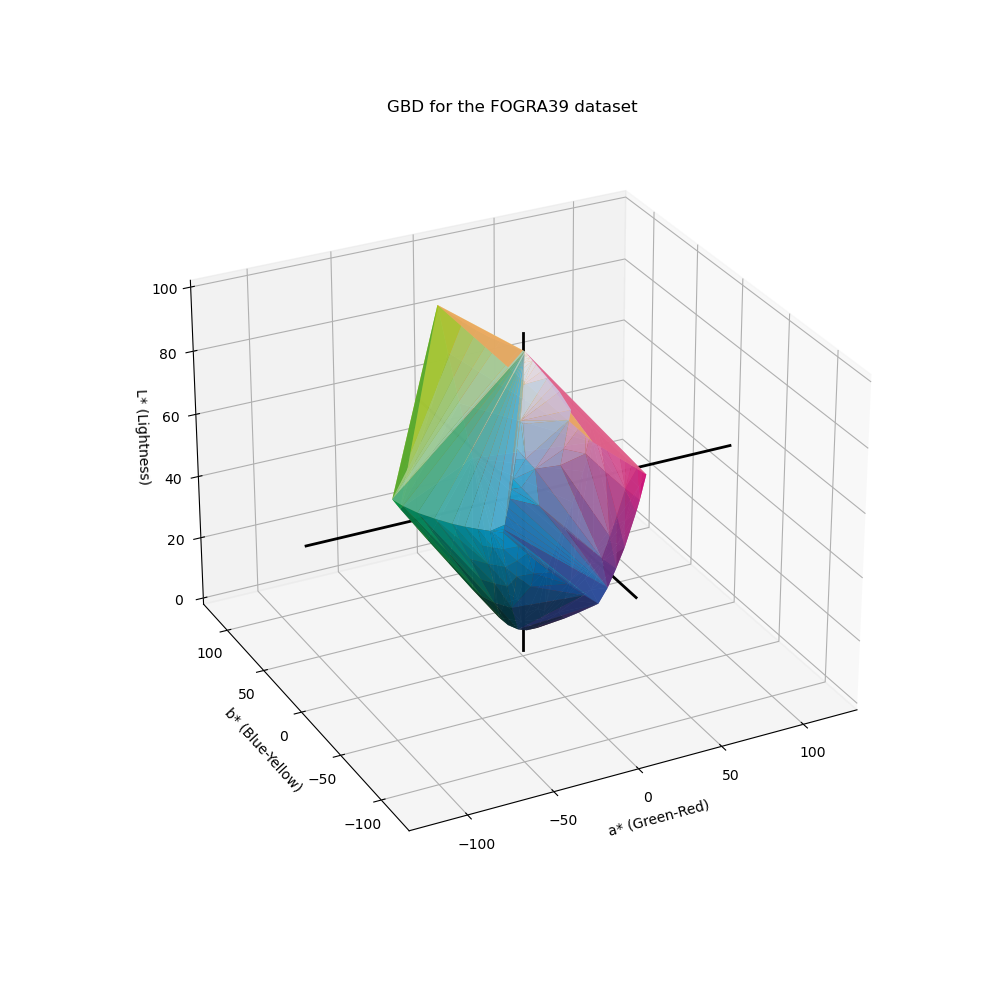

The script that drew this image:
import numpy as np
import matplotlib.pyplot as plt
from scipy.spatial import ConvexHull
from skimage import io, color
from colormath.color_objects import LabColor, sRGBColor
from colormath.color_conversions import convert_color
from mpl_toolkits.mplot3d.art3d import Poly3DCollection

# Read LAB values from an Excel file
lab_df = pd.read_excel('lab_data_plot.xlsx')  # Replace 'lab_data_plot.xlsx' with your Excel file name
L_values = lab_df['L*']
a_values = lab_df['a*']
b_values = lab_df['b*']

# Convert all LAB colors to RGB colors and format them
rgb_colors = []
for L, a, b in zip(L_values, a_values, b_values):
    lab_color = LabColor(L, a, b)
    rgb_color = convert_color(lab_color, sRGBColor)
    rgb_color = [rgb_color.rgb_r * 255, rgb_color.rgb_g * 255, rgb_color.rgb_b * 255]
    rgb_colors.append([rgb_color[0] / 255, rgb_color[1] / 255, rgb_color[2] / 255])

# Create a 3D plot
fig = plt.figure(figsize=(10, 10))
ax = fig.add_subplot(111, projection='3d')

# Combine LAB values into one array to create a convex hull
lab_points = np.column_stack((a_values, b_values, L_values))

# Generate the convex hull for the LAB points (outer surface only)
hull = ConvexHull(lab_points)

# Plot the GBD (Convex Hull) by plotting the outer triangles formed by the hull's simplices
for simplex in hull.simplices:
    triangle = lab_points[simplex]
    # Get the RGB colors for the triangle vertices
    triangle_rgb = [rgb_colors[simplex[0]], rgb_colors[simplex[1]], rgb_colors[simplex[2]]]
    avg_rgb = np.mean(triangle_rgb, axis=0)  # Average color of the triangle
    # Create a polygon for each triangle in the convex hull
    poly = Poly3DCollection([triangle], facecolor=avg_rgb, edgecolor='none', alpha=0.9)
    ax.add_collection3d(poly)

# Axis lines for reference (optional)
ax.plot([0, 128], [0, 0], [50, 50], color='black', linewidth=2)
ax.plot([-128, 0], [0, 0], [50, 50], color='black', linewidth=2)
ax.plot([0, 0], [-128, 0], [50, 50], color='black', linewidth=2)
ax.plot([0, 0], [0, 128], [50, 50], color='black', linewidth=2)
ax.plot([0, 0], [0, 0], [0, 100], color='black', linewidth=2)

# Set axis labels
ax.set_xlabel('a* (Green-Red)')
ax.set_ylabel('b* (Blue-Yellow)')
ax.set_zlabel('L* (Lightness)')

# Set axis limits
ax.set_xlim([-128, 128])
ax.set_ylim([-128, 128])
ax.set_zlim([0, 100])

# Set plot title
ax.set_title('GBD for the FOGRA39 dataset')

plt.show()
